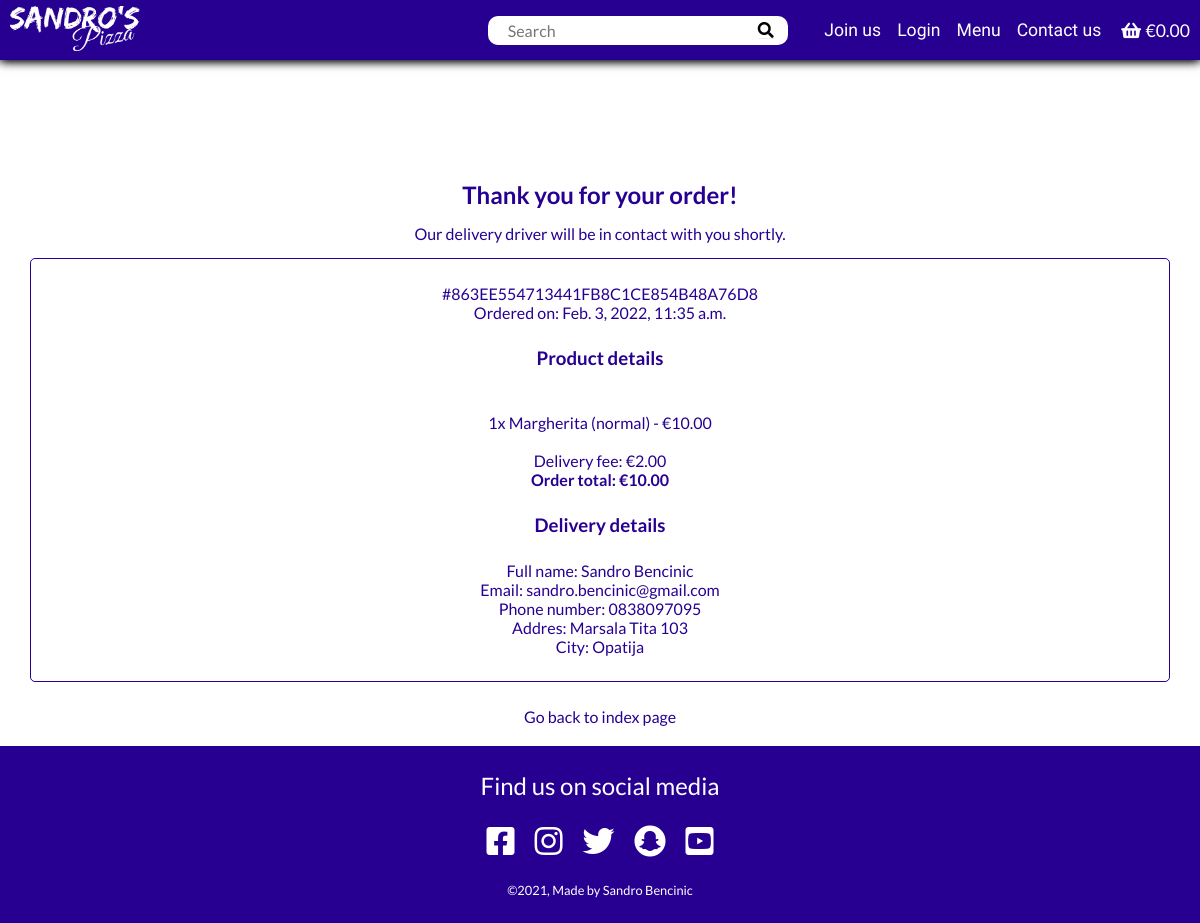
Page /checkout/checkout_complete/863EE554713441FB8C1CE854B48A76D8 on the committed database.
### checkout/models.py (models this page shows, shortened)
class Order(models.Model):
    user_profile = models.ForeignKey(
        UserProfile, on_delete=models.SET_NULL,
        null=True, blank=True, related_name='orders')
    full_name = models.CharField(max_length=100)
    email = models.EmailField(max_length=100)
    phone_number = models.CharField(max_length=100)
    street_address1 = models.CharField(max_length=100)
    street_address2 = models.CharField(max_length=100, null=True, blank=True)
    city = models.CharField(max_length=100)
    date = models.DateTimeField(auto_now_add=True)
    order_number = models.CharField(max_length=32, editable=False)
    order_total = models.DecimalField(
        max_digits=10, decimal_places=2, default=0, null=True)
    original_bag = models.TextField(null=False, blank=False, default='')
    stripe_pid = models.CharField(
        max_length=254, null=False, blank=False, default='')

class OrderItem(models.Model):
    order = models.ForeignKey(
        Order, on_delete=models.CASCADE, related_name='orderitems')
    item = models.ForeignKey(Item, on_delete=models.CASCADE)
    item_size = models.CharField(max_length=10)
    quantity = models.IntegerField(default=0)
    orderitem_total = models.DecimalField(
        max_digits=10, decimal_places=2, null=True, default=0)

### product/models.py (models this page shows)
class Item(models.Model):
    name = models.CharField(max_length=50)
    ingredients = models.CharField(max_length=100)
    price = models.DecimalField(max_digits=10, decimal_places=2)
    image = models.ImageField(null=True, blank=True)
    def __str__(self):
        return str(self.name)

### checkout/views.py (the view, shortened to what this page needs)
def checkout_complete(request, order_number):
    save_info = request.session.get('save_info')
    order = get_object_or_404(Order, order_number=order_number)
    if 'bag' in request.session:
        del request.session['bag']
    context = {
        'order': order,
    }
    return render(request, 'checkout/checkout_complete.html', context)

### order/contexts.py (called while the page is built, shortened)
def contexts(request):
    bag_items = []
    grand_total = 0
    if request.user.is_authenticated:
        delivery_fee = 0
    else:
        delivery_fee = 2
    grand_total += delivery_fee
    order_time = None
    bag = request.session.get('bag', {})
    context = {
        'bag_items': bag_items,
        'grand_total': grand_total,
        'order_time': order_time,
        'delivery_fee': delivery_fee,
    }
    return context

### checkout/templates/checkout/checkout_complete.html (shortened to what this page needs)
{% extends 'base.html' %}
{% load static %}
{% block content %}
  {% if user.is_anonymous %}
    <div class="subscribe">
      <a href="{% url 'account_signup' %}" class="subscribe__btn btn">
      </a>
    </div>
  {% endif %}
  <div class="message">
    <h2 class="message__title">Thank you for your order!</h2>
    <p class="message__text">
      Our delivery driver will be in contact with you shortly.
    </p>
    <div class="order-details">
      <p>#{{ order.order_number }}</p>
      <p>Ordered on: {{ order.date }}</p>
      <h3>Product details</h3>
      <br>
      {% for item in order.orderitems.all %}
        <p>{{ item.quantity }}x {{ item.item }} ({{ item.item_size }}) - €{{ item.orderitem_total }}</p>
      {% endfor %}
      <br>
      <p>Delivery fee: €{{ delivery_fee|floatformat:2 }}</p>
      <p><strong>Order total: €{{ order.order_total }}</strong></p>
      <h3>Delivery details</h3>
      <p>Full name: {{ order.full_name }}</p>
      <p>Email: {{ order.email }}</p>
      <p>Phone number: {{ order.phone_number }}</p>
      <p>Addres: {{ order.street_address1 }}
      </p>
      <p>City: {{ order.city }}</p>
    </div>
    <a class="message__link" href="{% url 'index' %}">Go back to index page</a>
  </div>
{% endblock content %}

### static/css/style.css (style rules this page uses)
* { position: relative; box-sizing: border-box; margin: 0; padding: 0; }
*, a { font-family: 'Lato', sans-serif; color: black; }
body { min-height: 100vh; display: flex; flex-direction: column; justify-content: space-between; }
a { text-decoration: none; }
.btn, .search__btn, .checkout-popup__close, .item__plus, .item__minus, .flash__close, .comment__add { cursor: pointer; }
.btn { display: block; color: white !important; border: 1px solid rgb(39, 0, 146); border-radius: 10px; background-color: rgb(39, 0, 146); padding: 10px; width: 200px; font-size: 1.5rem; text-align: center; box-shadow: 0px 0px 10px 0px black; }
.subscribe { display: flex; flex-direction: column; align-items: center; justify-content: space-evenly; background-color: tomato; height: 100px; padding: 10px; top: -3px; text-align: center; box-shadow: 0px 0px 10px 0px black; }
.subscribe__text, .subscribe__btn { color: white; }
.subscribe__btn { background-color: tomato; border-color: white; box-shadow: none; margin-top: 10px; }
.order-details { width: 95vw; margin: 0 auto 25px auto; border: 1px solid rgb(39, 0, 146); border-radius: 5px; padding: 25px 5px; }
.order-details * { text-align: center; color: rgb(39, 0, 146); }
.order-details h3 { margin: 25px auto; }
.message { margin: 20px auto; padding: 0 15px; }
.message * { color: rgb(39, 0, 146); }
.message__title { text-align: center; color: rgb(39, 0, 146); }
.message__link { display: block; text-align: center; margin: 15px auto; }
.message__text { text-align: center; margin: 15px auto; }
@media only screen and (min-width: 992px) and (orientation: landscape) { .subscribe { top: -100px; } }

### rows in the picture
Order: order_number "863EE554713441FB8C1CE854B48A76D8", date "Feb. 3, 2022, 11:35 a.m.", order_total "10.00", full_name "Sandro Bencinic", email "sandro.bencinic@gmail.com", phone_number "0838097095", street_address1 "Marsala Tita 103", city "Opatija"
OrderItem: quantity "1", item "Margherita", item_size "normal", orderitem_total "10.00"

### other values in the picture
{{ delivery_fee|floatformat:2 }} "2.00"
